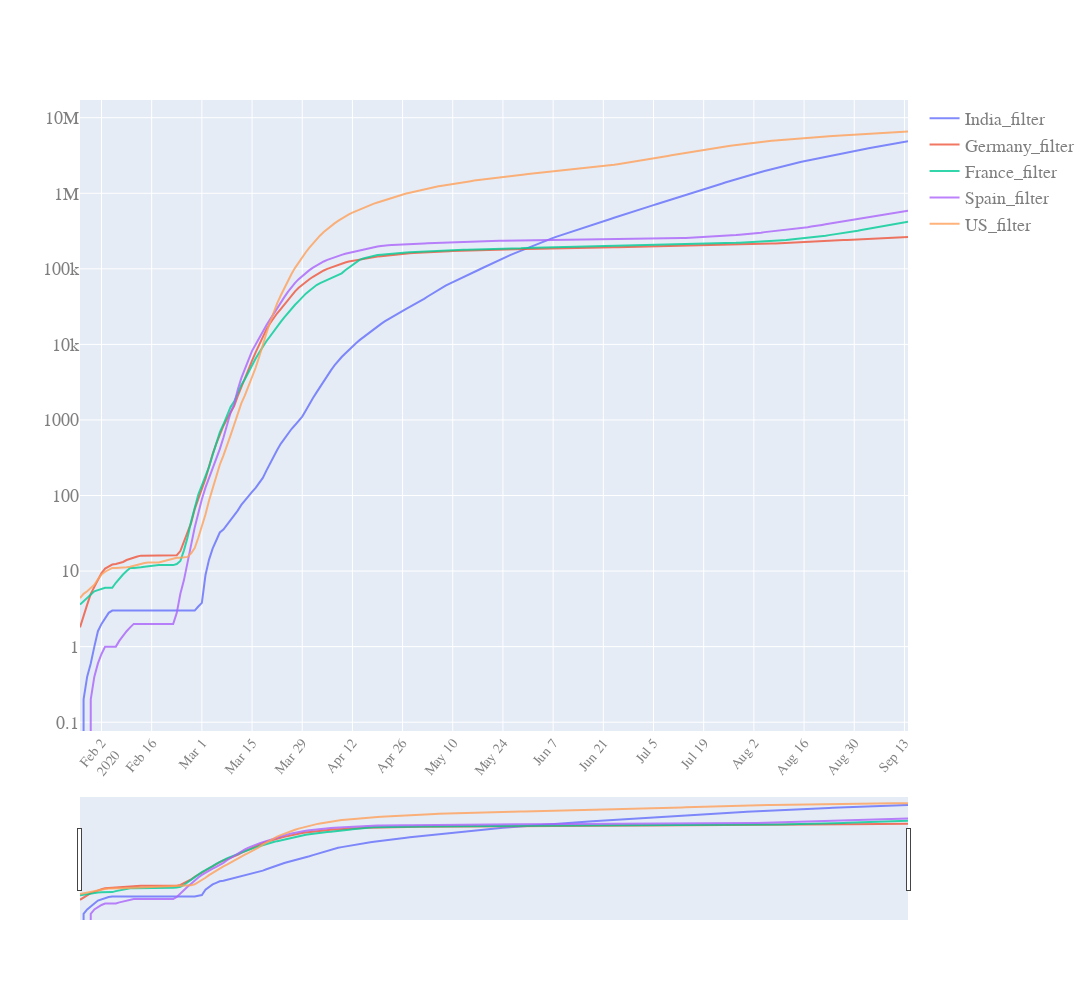

The notebook cell this image was saved under:
### Code cell
start_pos=5
quick_plot(df_analyse.date[start_pos:],
           df_analyse[filter_cols].iloc[start_pos:,:],
           y_scale='log',
           slider=True)

### Figure 1 — Plotly figure (JSON) as saved in the notebook; plotly's stock layout.template omitted (floating-point values rounded to 4 significant figures; data arrays with more than 128 entries replaced by an {"elided": "..."} marker saying what was removed)
{"data": [{"name": "India_filter", "opacity": 0.8, "type": "scatter", "x": {"elided": "232 str values"}, "y": {"elided": "232 float values"}}, {"name": "Germany_filter", "opacity": 0.8, "type": "scatter", "x": {"elided": "232 str values"}, "y": {"elided": "232 float values"}}, {"name": "France_filter", "opacity": 0.8, "type": "scatter", "x": {"elided": "232 str values"}, "y": {"elided": "232 float values"}}, {"name": "Spain_filter", "opacity": 0.8, "type": "scatter", "x": {"elided": "232 str values"}, "y": {"elided": "232 float values"}}, {"name": "US_filter", "opacity": 0.8, "type": "scatter", "x": {"elided": "232 str values"}, "y": {"elided": "232 float values"}}], "layout": {"autosize": true, "font": {"color": "#7f7f7f", "family": "PT Sans, monospace", "size": 18}, "height": 1000, "width": 1200, "xaxis": {"nticks": 20, "rangeslider": {"visible": true}, "tickangle": -50, "tickfont": {"color": "#7f7f7f", "size": 14}}, "yaxis": {"type": "log"}}}
